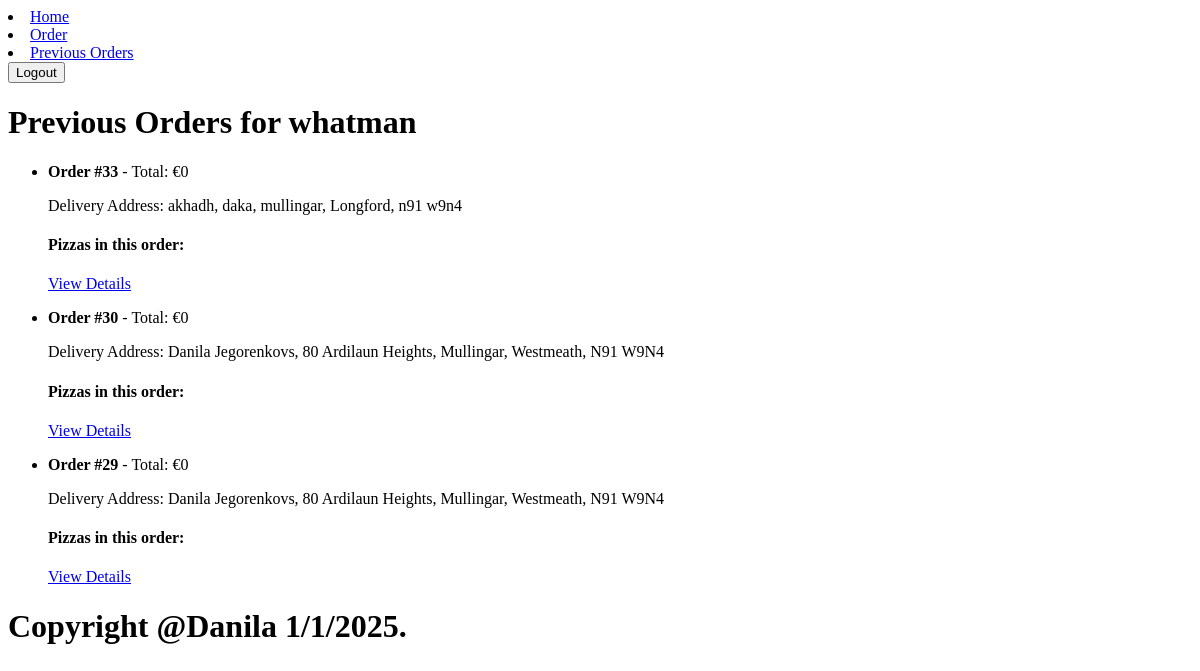
/previous_order/ (signed in), run on an earlier commit of the app's database.
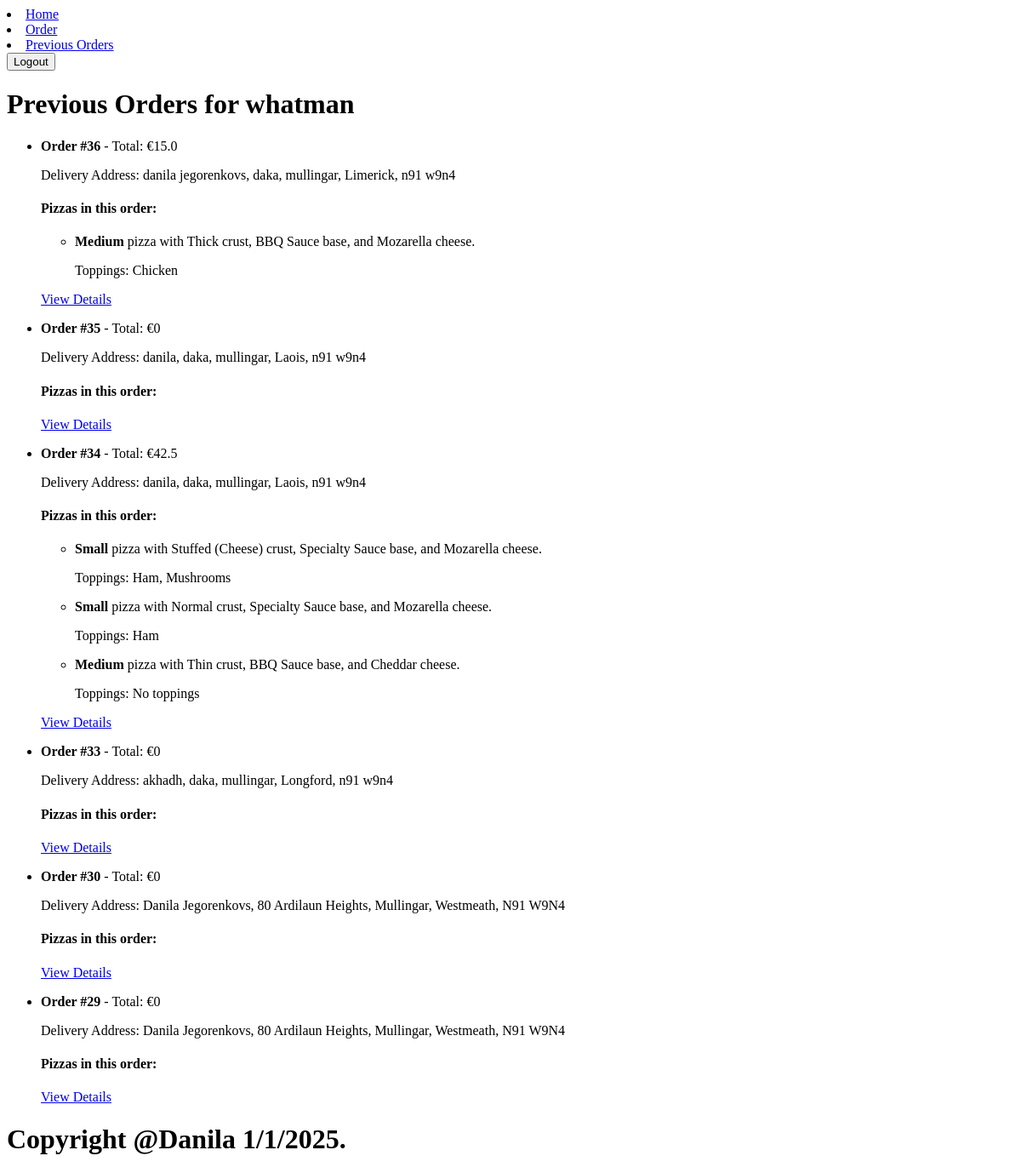
And on a later commit of the database.
### main/models.py (models this page shows, shortened)
class Orders(models.Model):
    user = models.ForeignKey(User, on_delete=models.CASCADE)
    pizza = models.ManyToManyField(Pizza)
    address = models.ForeignKey(Address, on_delete=models.SET_NULL, null=True, blank=True)
    def total_price(self):
        return sum(p.totalPrice() for p in self.pizza.all())

class Address(models.Model):
    COUNTIES = [
        ('Antrim', 'Antrim'), ('Armagh', 'Armagh'), ('Carlow', 'Carlow'), ('Cavan', 'Cavan'),
        ('Clare', 'Clare'), ('Cork', 'Cork'), ('Derry', 'Derry'), ('Donegal', 'Donegal'),
        ('Down', 'Down'), ('Dublin', 'Dublin'), ('Fermanagh', 'Fermanagh'), ('Galway', 'Galway'),
        ('Kerry', 'Kerry'), ('Kildare', 'Kildare'), ('Kilkenny', 'Kilkenny'), ('Laois', 'Laois'),
        ('Leitrim', 'Leitrim'), ('Limerick', 'Limerick'), ('Longford', 'Longford'), ('Louth', 'Louth'),
        ('Mayo', 'Mayo'), ('Meath', 'Meath'), ('Monaghan', 'Monaghan'), ('Offaly', 'Offaly'),
        ('Roscommon', 'Roscommon'), ('Sligo', 'Sligo'), ('Tipperary', 'Tipperary'), ('Tyrone', 'Tyrone'),
        ('Waterford', 'Waterford'), ('Westmeath', 'Westmeath'), ('Wexford', 'Wexford'), ('Wicklow', 'Wicklow')
    ]
    name = models.CharField(max_length=100)
    address1 = models.CharField(max_length=100)
    address2 = models.CharField(max_length=100, blank=True, null=True)
    county = models.CharField(max_length=50, choices=COUNTIES)
    town = models.CharField(max_length=50)
    eircode = models.CharField(max_length=8)
    def __str__(self):
        if self.address2 is not None:
            return f"{self.name}, {self.address1}, {self.address2},{self.town}, {self.county}, {self.eircode}"
        else:
            return f"{self.name}, {self.address1}, {self.town}, {self.county}, {self.eircode}"

class Pizza(models.Model):
    size = models.ForeignKey(Size, on_delete=models.CASCADE)
    crust = models.ForeignKey(Crust, on_delete=models.CASCADE)
    base = models.ForeignKey(Base, on_delete=models.CASCADE)
    topping = models.ManyToManyField(Topping, blank=True, default=None)
    cheese = models.ForeignKey(Cheese, on_delete=models.CASCADE)
    def totalPrice(self):
        toppings = sum(t.price for t in self.topping.all())
        return self.size.price + self.crust.price + self.base.price + toppings + self.cheese.price

class Topping(models.Model):
    topping = models.CharField(max_length=50)
    price = models.FloatField()

class Size(models.Model):
    size = models.CharField(max_length=50, default="Medium")
    price = models.FloatField(default=11.50)
    def __str__(self):
        return self.size

class Crust(models.Model):
    crust = models.CharField(max_length=50, default="Normal")
    price = models.FloatField(default=0)
    def __str__(self):
        return self.crust

class Base(models.Model):
    base = models.CharField(max_length=50, default="Regular")
    price = models.FloatField(default=1.0)
    def __str__(self):
        return self.base

class Cheese(models.Model):
    cheese = models.CharField(max_length=50, default="Mozarella")
    price = models.FloatField(default=0.5)
    def __str__(self):
        return self.cheese

### main/views.py (the view)
# urls.py: path('previous_order/', views.prev, name='previous_orders'),
@login_required
def prev(request):
    curr_user = request.user
    orders = Orders.objects.filter(user=curr_user).order_by("-id")
    context = {'user': curr_user, 'orders': orders}
    return render(request, 'previous_order.html', context)

### main/templates/previous_order.html (shortened to what this page needs)
{% extends 'base.html' %}
{% block content %}
<h1>Previous Orders for {{ user.username }}</h1>
{% if orders %}
    <ul>
        {% for order in orders %}
            <li>
                <p><strong>Order #{{ order.id }}</strong> - Total: €{{ order.total_price }}</p>
                <p>Delivery Address: {{ order.address }}</p>
                <h4>Pizzas in this order:</h4>
                <ul>
                    {% for pizza in order.pizza.all %}
                        <li>
                            <p><strong>{{ pizza.size }}</strong> pizza with {{ pizza.crust }} crust, {{ pizza.base }} base, and {{ pizza.cheese }} cheese.</p>
                            <p>Toppings:
                                {% for topping in pizza.topping.all %}
                                    {{ topping.topping }}{% if not forloop.last %}, {% endif %}
                                {% empty %}
                                    No toppings
                                {% endfor %}
                            </p>
                        </li>
                    {% endfor %}
                </ul>
                <a href="{% url 'order_complete' order.id %}">View Details</a>
            </li>
        {% endfor %}
    </ul>
{% else %}
    <p>You have no previous orders.</p>
{% endif %}
{% endblock %}

What changed in the data, as far as the page shows it:
added Orders: id "36", total_price "15.0", address "danila jegorenkovs, daka, mullingar, Limerick, n91 w9n4"
added Pizza: size "Medium", crust "Thick", base "BBQ Sauce", cheese "Mozarella", shown under "36"
now on this page (row unchanged): Topping: topping "Chicken", shown under "Medium"
added Orders: id "35", total_price "0", address "danila, daka, mullingar, Laois, n91 w9n4"
added Orders: id "34", total_price "42.5", address "danila, daka, mullingar, Laois, n91 w9n4"
added Pizza: size "Small", crust "Stuffed (Cheese)", base "Specialty Sauce", cheese "Mozarella", shown under "34"
now on this page (row unchanged): Topping: topping "Ham"
now on this page (row unchanged): Topping: topping "Mushrooms", shown under "Small"
added Pizza: size "Small", crust "Normal", base "Specialty Sauce", cheese "Mozarella", shown under "34"
added Pizza: size "Medium", crust "Thin", base "BBQ Sauce", cheese "Cheddar", shown under "34"
